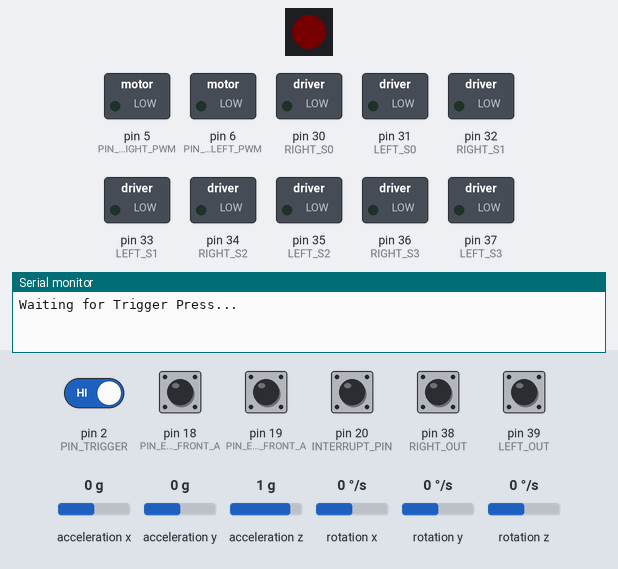
A sketch run on a simulated Arduino Mega 2560, built with avr-gcc and run on an emulated ATmega2560. On the bench: 1 RGB LEDs in strip order, left to right, switched loads named in the sketch (green lamp = pin HIGH), the last lines printed to the serial monitor. The inputs (shaded band) are chosen by the test bench; at power-on: pin 2 (PIN_TRIGGER), pin 18 (PIN_ENCODER_LEFT_FRONT_A), pin 19 (PIN_ENCODER_RIGHT_FRONT_A), pin 20 (INTERRUPT_PIN) HIGH, pin 38 (RIGHT_OUT), pin 39 (LEFT_OUT) LOW, acceleration x 0 g, acceleration y 0 g, acceleration z 1 g, rotation x 0 °/s, rotation y 0 °/s, rotation z 0 °/s. Dim RGB values are drawn brighter than linear; the sensor or clock chip raises its interrupt line as the real part does.

Above: at 2.0 s.
2.1 s: pin 2 (PIN_TRIGGER) driven LOW
At 3.3 s:
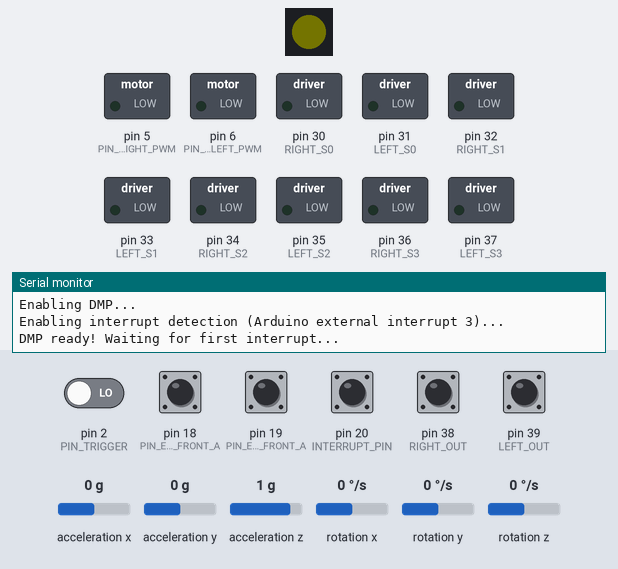
8.1 s: pin 2 (PIN_TRIGGER) driven HIGH
At 10.8 s:
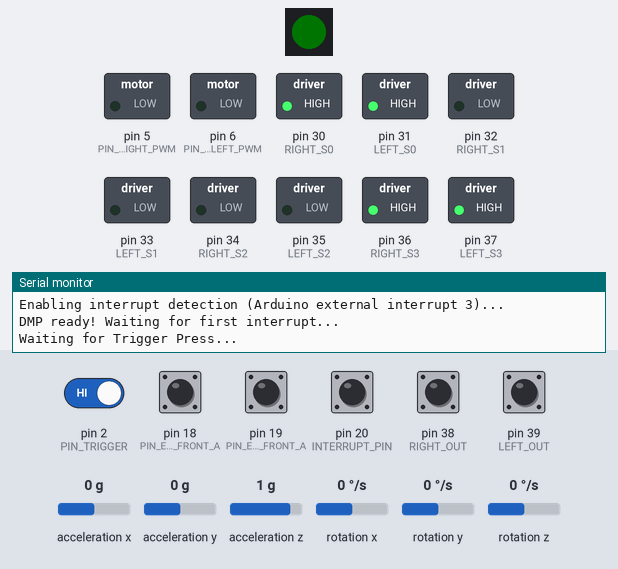
11.1 s: pin 2 (PIN_TRIGGER) driven LOW
At 11.9 s:
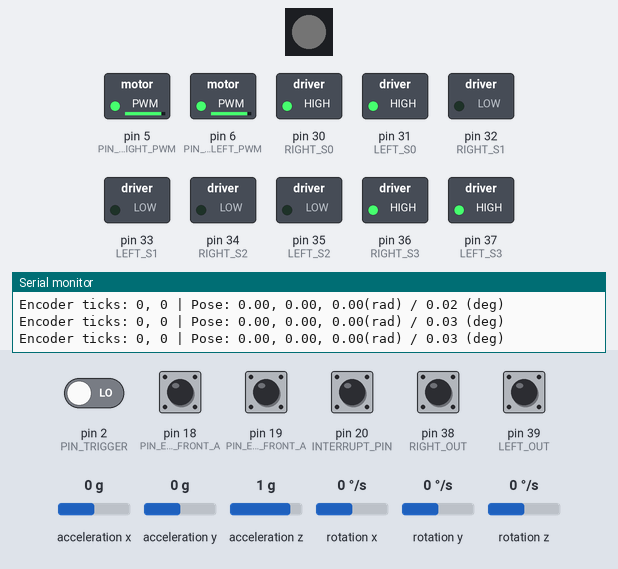
Timing chart, 0 to 21.5 s (numbered marks = the images above; inputs shaded):
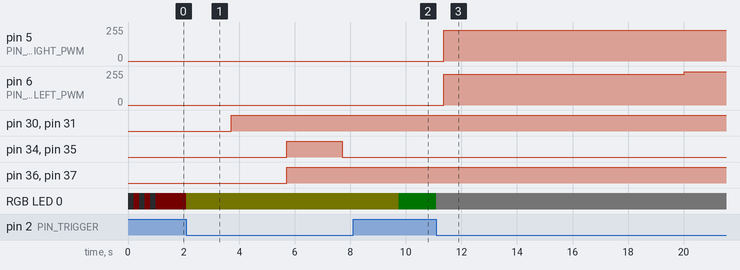

Measured:
- after the input at 2.1 s, pin 30 (RIGHT_S0), pin 31 (LEFT_S0): LOW → HIGH after 1.6 s; pin 34 (RIGHT_S2), pin 35 (LEFT_S2): LOW → HIGH after 3.6 s, → LOW 2.0 s later; pin 36 (RIGHT_S3), pin 37 (LEFT_S3): LOW → HIGH after 3.6 s; RGB LED 0: RGB(1, 0, 0) → RGB(1, 1, 0) at once
- after the input at 8.1 s, pin 5 (PIN_MOTOR_RIGHT_PWM), pin 6 (PIN_MOTOR_LEFT_PWM): stays 0/255 (without the input it goes to 230/255 after 1.9 s)
- after the input at 11.1 s, pin 5 (PIN_MOTOR_RIGHT_PWM): 0/255 → 230/255 after 0.27 s; pin 6 (PIN_MOTOR_LEFT_PWM): 0/255 → 230/255 after 0.27 s, → 250/255 8.7 s later; RGB LED 0: RGB(0, 1, 0) → RGB(1, 1, 1) at once

The sketch:

robot_tour_TESTING_4_23.ino
```cpp
//Robot Tour by Chinmay Govind & Reuben James for Cumberland Valley Science Olympiad

#define PIN_MOTOR_RIGHT_PWM   5 //analog
#define PIN_MOTOR_RIGHT_IN    7 //digital
#define PIN_MOTOR_LEFT_PWM    6 //analog
#define PIN_MOTOR_LEFT_IN     8 //digital
#define PIN_ENCODER_LEFT_FRONT_A    18 //digital (yellow wire), goes high on encoder pulse
#define PIN_ENCODER_RIGHT_FRONT_A    19 //digital (yellow wire), goes high on encoder pulse
#define PIN_ENCODER_LEFT_FRONT_B 22 //digital (white wire), high on forward tick, low on reverse tick
#define PIN_ENCODER_RIGHT_FRONT_B 24 //digital (white wire), high on forward tick, low on reverse tick
#define PIN_MOTOR_ENABLE      3 //digital

//pins for color sensors
#define LEFT_S0   31
#define LEFT_S1   33
#define LEFT_S2   35
#define LEFT_S3   37
#define LEFT_OUT  39
#define RIGHT_S0  30
#define RIGHT_S1  32
#define RIGHT_S2  34
#define RIGHT_S3  36
#define RIGHT_OUT 38

#define PIN_TRIGGER 2
long startMillis = 0;

#include "I2Cdev.h"
#include "MPU6050_6Axis_MotionApps20.h"
#define INTERRUPT_PIN 20

MPU6050 mpu;
double GYRO_TURN_CONSTANT = 0.0000109;
#if I2CDEV_IMPLEMENTATION == I2CDEV_ARDUINO_WIRE
    #include "Wire.h"
#endif

#include <FastLED.h>
#define NUM_LEDS 1    // Number of LEDs in strip (just 1)
#define PIN_LED 4    // Pin for data communications

#define NORTH 0
#define EAST -90
#define WEST 90
#define SOUTH 180
// Define the array of leds
CRGB leds[NUM_LEDS];

int encoderBPins[] = {PIN_ENCODER_LEFT_FRONT_B, PIN_ENCODER_RIGHT_FRONT_B};
int lastEncoderTicks[] = {0, 0};//LF, RF, LB, RB
int encoderTicks[] = {0, 0};//LF, RF, LB, RB

int STRAIGHT_SLOW = 60;//60 80 default, 100 120 on hard surfaces
int STRAIGHT_FAST = 80;
int STRAIGHT_ENDING_SLOW = 44;
int STRAIGHT_ENDING_FAST = 64;
double FORWARD_LR_TOLERANCE = 0.01;
int TURN_SPEED = 80;
int TURN_SLOW = 50;
int FULL_TURN_TICKS = 740;
double TURN_TOLERANCE = 0.04;//if this is too low, it will miss turns.
double TURN_TIME = 1000;

double robotX = 0;
double robotY = 0;
double robotTheta = 0;
double targetTheta = 0;
double targetThetaDeg;
double TICKS_PER_CM = 9.51;
double TICKS_PER_REV = 740;
double SPEED_CONVERSION = 7;//PWM / (cm/s)
double WHEEL_RADIUS = 7.7;

Quaternion quat;
bool dmpReady = false;  // set true if DMP init was successful
uint8_t mpuIntStatus;   // holds actual interrupt status byte from MPU
uint8_t devStatus;      // return status after each device operation (0 = success, !0 = error)
uint16_t packetSize;    // expected DMP packet size (default is 42 bytes)
uint16_t fifoCount;     // count of all bytes currently in FIFO
uint8_t fifoBuffer[64]; // FIFO storage buffer

// orientation/motion vars
VectorInt16 aa;         // [x, y, z]            accel sensor measurements
VectorInt16 aaReal;     // [x, y, z]            gravity-free accel sensor measurements
VectorInt16 aaWorld;    // [x, y, z]            world-frame accel sensor measurements
VectorFloat gravity;    // [x, y, z]            gravity vector
float euler[3];         // [psi, theta, phi]    Euler angle container
float ypr[3];

int colorFrequencies[] = {0, 0, 0, 0, 0, 0};
int colorValues[] = {0, 0, 0, 0, 0, 0};
int defaultColorValues[] = {0, 0, 0, 0, 0, 0};
double colorDistances[] = {0, 0};
int leftRedFrequency, leftGreenFrequency, leftBlueFrequency, rightRedFrequency, rightGreenFrequency, rightBlueFrequency;
int leftRed, leftGreen, leftBlue, rightRed, rightGreen, rightBlue;
int COLOR_THRESHOLD = 75;

void gyroSetup(int calibrationRounds) {
  //mpu setup
  #if I2CDEV_IMPLEMENTATION == I2CDEV_ARDUINO_WIRE
      Wire.begin();
  #elif I2CDEV_IMPLEMENTATION == I2CDEV_BUILTIN_FASTWIRE
      Fastwire::setup(400, true);
  #endif
  Serial.println("Testing MPU connection...");
  mpu.initialize();
  Serial.println(mpu.testConnection() ? "MPU6050 connection successful" : "MPU6050 connection failed");
  Serial.println("Calibrating MPU...");
  //mpu.CalibrateGyro();
  //mpu.CalibrateAccel();

  Serial.println("Initializing DMP...");
  devStatus = mpu.dmpInitialize();
  if (devStatus == 0) {
      // Calibration Time: generate offsets and calibrate our MPU6050
      mpu.CalibrateAccel(calibrationRounds);
      mpu.CalibrateGyro(calibrationRounds);
      mpu.PrintActiveOffsets();
      // turn on the DMP, now that it's ready
      Serial.println(F("Enabling DMP..."));
      mpu.setDMPEnabled(true);

      // enable Arduino interrupt detection
      Serial.print(F("Enabling interrupt detection (Arduino external interrupt "));
      Serial.print(digitalPinToInterrupt(INTERRUPT_PIN));
      Serial.println(F(")..."));
      attachInterrupt(digitalPinToInterrupt(INTERRUPT_PIN), dmpDataReady, RISING);
      mpuIntStatus = mpu.getIntStatus();

      // set our DMP Ready flag so the main loop() function knows it's okay to use it
      Serial.println(F("DMP ready! Waiting for first interrupt..."));
      dmpReady = true;

      // get expected DMP packet size for later comparison
      packetSize = mpu.dmpGetFIFOPacketSize();
  } else {
      // ERROR!
      // 1 = initial memory load failed
      // 2 = DMP configuration updates failed
      // (if it's going to break, usually the code will be 1)
      Serial.print(F("DMP Initialization failed (code "));
      Serial.print(devStatus);
      Serial.println(F(")"));
  }
  delay(1000);//DO NOT REMOVE
}

void colorSensorSetup() {
  // Setting the outputs
  pinMode(LEFT_S0, OUTPUT);
  pinMode(LEFT_S1, OUTPUT);
  pinMode(LEFT_S2, OUTPUT);
  pinMode(LEFT_S3, OUTPUT);
  pinMode(RIGHT_S0, OUTPUT);
  pinMode(RIGHT_S1, OUTPUT);
  pinMode(RIGHT_S2, OUTPUT);
  pinMode(RIGHT_S3, OUTPUT);

  // Setting the sensorOut as an input
  pinMode(LEFT_OUT, INPUT);
  pinMode(RIGHT_OUT, INPUT);

  // Setting frequency scaling to 20%
  digitalWrite(LEFT_S0,HIGH);
  digitalWrite(LEFT_S1,LOW);
  digitalWrite(RIGHT_S0,HIGH);
  digitalWrite(RIGHT_S1,LOW);
  resetDefaultColorValues();
}

void resetDefaultColorValues() {
  readColorValues();
  for (int i = 0; i < 6; i++) {
    defaultColorValues[i] = colorValues[i];
  }
}

//reads color values from back 2 color sensors into colorValues[].
void readColorValues() {
  //read RED
  digitalWrite(LEFT_S2, LOW);
  digitalWrite(LEFT_S3, LOW);
  digitalWrite(RIGHT_S2, LOW);
  digitalWrite(RIGHT_S3, LOW);
  leftRedFrequency = pulseIn(LEFT_OUT, LOW);
  leftRed = map(leftRedFrequency, 40, 180, 255, 0);
  rightRedFrequency = pulseIn(RIGHT_OUT, LOW);
  rightRed = map(rightRedFrequency, 40, 220, 255, 0);
  //read GREEN
  digitalWrite(LEFT_S2, HIGH);
  digitalWrite(LEFT_S3, HIGH);
  digitalWrite(RIGHT_S2, HIGH);
  digitalWrite(RIGHT_S3, HIGH);
  leftGreenFrequency = pulseIn(LEFT_OUT, LOW);
  leftGreen = map(leftGreenFrequency, 55, 225, 255, 0);
  rightGreenFrequency = pulseIn(RIGHT_OUT, LOW);
  rightGreen = map(rightGreenFrequency, 55, 225, 255, 0);
  //read BLUE
  digitalWrite(LEFT_S2, LOW);
  digitalWrite(LEFT_S3, HIGH);
  digitalWrite(RIGHT_S2, LOW);
  digitalWrite(RIGHT_S3, HIGH);
  leftBlueFrequency = pulseIn(LEFT_OUT, LOW);
  leftBlue = map(leftBlueFrequency, 65, 190, 255, 0);
  rightBlueFrequency = pulseIn(RIGHT_OUT, LOW);
  rightBlue = map(rightBlueFrequency, 65, 190, 255, 0);
  int newColorFrequencies[] = {leftRedFrequency, leftGreenFrequency, leftBlueFrequency, rightRedFrequency, rightGreenFrequency, rightBlueFrequency};
  int newColorValues[] = {leftRed, leftGreen, leftBlue, rightRed, rightGreen, rightBlue};
  memcpy(colorFrequencies, newColorFrequencies, sizeof(colorFrequencies));
  memcpy(colorValues, newColorValues, sizeof(colorValues));
  getColorDistance();
}

void getColorDistance() {
  for (int sensor = 0; sensor < 2; sensor++) {
    double sum = 0;
    for (int c = 0; c < 3; c++) {
      sum += pow(colorValues[sensor * 3 + c] - defaultColorValues[sensor * 3 + c], 2);
    }
    sum = pow(sum, 0.5);
    colorDistances[sensor] = sum;
  }
}

//prints color data.
void printColorValues() {
  Serial.print("Color Frequencies: ");
  for (int i = 0; i < 6; i++) {
    Serial.print(colorFrequencies[i]);
    if (i < 5) Serial.print(", ");
  }
  Serial.print( " | Color Values: ");
  for (int i = 0; i < 6; i++) {
    Serial.print(colorValues[i]);
    if (i < 5) Serial.print(", ");
    else Serial.print( " | Color Distances: ");
  }
  Serial.print(colorDistances[0]);
  Serial.print(", ");
  Serial.print(colorDistances[1]);
  Serial.println();
}

void setLED(CRGB::HTMLColorCode color) {
  leds[0] = color;
  FastLED.show();
}

void setSpeed(int val) {
  STRAIGHT_SLOW = val;
  STRAIGHT_FAST = val + 20;
}

void readLFEncoder() {
  readEncoder(0);
}
void readRFEncoder() {
  readEncoder(1);
}
void readEncoder(int wheel) {//0, 1, 2, 3 = LF, RF, LB, RB
  //if going forward, increase motor ticks. otherwise, decrement
  if (digitalRead(encoderBPins[wheel]) == (wheel%2)) { //even wheels need LOW, odd wheels need HIGH
    encoderTicks[wheel]++;
    //Serial.println("Incrementing encoder ticks...");
  } else {
    encoderTicks[wheel]--;
    //Serial.println("Decrementing encoder ticks...");
  }
}

volatile bool mpuInterrupt = false;     // indicates whether MPU interrupt pin has gone high
void dmpDataReady() {
    mpuInterrupt = true;
}

void setMotors(int left, int right) {
  digitalWrite(PIN_MOTOR_ENABLE, HIGH);//enable motor controller
  digitalWrite(PIN_MOTOR_LEFT_IN, (left > 0) ? LOW : HIGH);//set right wheels to CW/CCW
  analogWrite(PIN_MOTOR_LEFT_PWM, abs(left));//set right wheels to left speed
  digitalWrite(PIN_MOTOR_RIGHT_IN, (right > 0) ? LOW : HIGH);//set right wheels to CW/CCW
  analogWrite(PIN_MOTOR_RIGHT_PWM, abs(right));//set right wheels to right speed
}

void forward(double distance, double time) {
  robotX = 0;
  robotY = 0;
  double newDist = distance - 5;//cm
  double newTime = time - 1;//s
  double speed;
  if (time > 0) {
    speed = max(STRAIGHT_SLOW, min(230, SPEED_CONVERSION * (newDist / newTime)));//PWM / (cm/s) * cm/s
  } else {
    speed = STRAIGHT_SLOW;
  }
  double forwardStart = millis();
  //find theta offset
  while (robotX < distance) {
    printInfo();
    updatePose();
    bool slowMode = distance - robotX < 8;
    int slowSpeed = slowMode ? STRAIGHT_ENDING_SLOW : speed;
    int fastSpeed = slowMode ? STRAIGHT_ENDING_FAST : speed + 20;
    if (angularDistance(robotTheta, targetTheta) < -FORWARD_LR_TOLERANCE) {
      //Serial.println("Correcting for left movement by steering right...");
      setMotors(fastSpeed, slowSpeed);
    } else if (angularDistance(robotTheta, targetTheta) > FORWARD_LR_TOLERANCE) {
      //Serial.println("Correcting for right movement by steering left...");
      setMotors(slowSpeed, fastSpeed);
    } else {
      setMotors(slowSpeed, slowSpeed);
    }
  }
  setMotors(0, 0);
  while (millis() - forwardStart < time * 1000) {
    printInfo();
    delay(1);
  }
}

void forwardStall(double distance, double stallTo, double startTime) {
  double time = (millis() - startTime)/1000;
  if (time > stallTo) {
    setSpeed(200);
    forward(distance, -1);
  } else {
    forward(distance, stallTo - time);
  }
}

//Parking code. RAJESH
void park(bool finalPark) {
  robotX = 0;
  robotY = 0;
  double forwardStart = millis();
  bool leftHitTape = false;
  bool rightHitTape = false;
  bool passedTape = false;
  int leftEncoderStart = encoderTicks[0];
  int rightEncoderStart = encoderTicks[1];
  int distance = 40;
  setLED(CRGB::White);
  int cycles = 0;
  resetDefaultColorValues();
  while (robotX < distance) {
    if (!passedTape) {
    cycles++;
    if (cycles%20 == 0) updatePose();
    readColorValues();
    } else {
      updatePose();
      printInfo();
    }
    //printColorValues();
    int slowSpeed = STRAIGHT_SLOW;
    int fastSpeed = STRAIGHT_FAST;
    if (angularDistance(robotTheta, targetTheta) < -FORWARD_LR_TOLERANCE) {
      //Serial.println("Correcting for left movement by steering right...");
      setMotors(fastSpeed, slowSpeed);
    } else if (angularDistance(robotTheta, targetTheta) > FORWARD_LR_TOLERANCE) {
      //Serial.println("Correcting for right movement by steering left...");
      setMotors(slowSpeed, fastSpeed);
    } else {
      setMotors(slowSpeed, slowSpeed);
    }
    if (!passedTape) {
      if (!leftHitTape && colorDistances[0] > COLOR_THRESHOLD) {
        leftHitTape = true;
        setLED(CRGB::Red);
      }
      if (!rightHitTape && colorDistances[1] > COLOR_THRESHOLD) {
        rightHitTape = true;
        setLED(CRGB::Yellow);
      }
      if (leftHitTape && rightHitTape) {
        setLED(CRGB::Blue);
        robotX = distance - (finalPark ? 6.7 : 8.3);
        passedTape = true;
      }
    }
  }
  setMotors(0, 0);
}

//Pre-Parking code. SINGH
void turnToPark(double angle) {
  double targetAngleRad = angle * (PI / 180.0);
  targetTheta = targetAngleRad;
  targetThetaDeg = angle;
  double sign = angularDistance(robotTheta, targetTheta) > 0 ? 1 : -1;
  double turnStart = millis();
  while (abs(angularDistance(robotTheta, targetTheta)) > TURN_TOLERANCE) {
    updatePose();
    printInfo();
    //Serial.println(angularDistance(robotTheta, targetAngle));
    double k = sign * TURN_SPEED;
    if (abs(angularDistance(robotTheta, targetTheta)) < 0.5) {
      k = sign * TURN_SLOW;
    }
    if (k > 0) {
      setMotors(0, k);//positive k means left turn means positive angle change
    } else {
      setMotors(k, 0);
    }
  }
  setMotors(0, 0);
  while (millis() - turnStart < TURN_TIME) {
    printInfo();
    delay(1);
  }
}

void backward(double distance, double time) {
  robotX = 0;
  robotY = 0;
  double newDist = distance - 5;//cm
  double newTime = time - 1;//s
  double speed;
  if (time > 0) {
    speed = max(STRAIGHT_SLOW, min(230, SPEED_CONVERSION * (newDist / newTime)));//PWM / (cm/s) * cm/s
  } else {
    speed = STRAIGHT_SLOW;
  }
  double backwardStart = millis();
  //find theta offset
  while (robotX > -distance) {
    printInfo();
    updatePose();
    bool slowMode = distance - robotX < 8;
    int slowSpeed = slowMode ? STRAIGHT_ENDING_SLOW : speed;
    int fastSpeed = slowMode ? STRAIGHT_ENDING_FAST : speed + 20;
    if (angularDistance(robotTheta, targetTheta) > FORWARD_LR_TOLERANCE) {
      //Serial.println("Correcting for left movement by steering right...");
      setMotors(-fastSpeed, -slowSpeed);
    } else if (angularDistance(robotTheta, targetTheta) < -FORWARD_LR_TOLERANCE) {
      //Serial.println("Correcting for right movement by steering left...");
      setMotors(-slowSpeed, -fastSpeed);
    } else {
      setMotors(-slowSpeed, -slowSpeed);
    }
  }
  setMotors(0, 0);
  while (millis() - backwardStart < time * 1000) {
    printInfo();
    delay(1);
  }
}

//TURNING FUNC
void turnTo(double angle) {
  double targetAngleRad = angle * (PI / 180.0);
  targetTheta = targetAngleRad;
  targetThetaDeg = angle;
  double sign = angularDistance(robotTheta, targetTheta) > 0 ? 1 : -1;
  double turnStart = millis();
  while (abs(angularDistance(robotTheta, targetTheta)) > TURN_TOLERANCE) {
    updatePose();
    printInfo();
    //Serial.println(angularDistance(robotTheta, targetAngle));
    double k = sign * TURN_SPEED;
    if (abs(angularDistance(robotTheta, targetTheta)) < 0.5) {
      k = sign * TURN_SLOW;
    }
    setMotors(-k, k);//positive k means left turn means positive angle change
  }
  setMotors(0, 0);
  while (millis() - turnStart < TURN_TIME) {
    printInfo();
    delay(1);
  }
}

double angularDistance(double a, double b) {//turning distance from a to b
  return abs(a - b) < abs(min(a, b) + 2 * PI - max(a, b)) ? b - a : (min(a, b) + 2 * PI - max(a, b)) * (a > b ? 1 : -1);
}

double lastTime = 0;
double lastGyroTheta = 0;
//SARODE
void updatePose() {
  int differentials[] = {encoderTicks[0] - lastEncoderTicks[0],
  encoderTicks[1] - lastEncoderTicks[1]};

  double dForward = (differentials[0] + differentials[1])/2.0 / TICKS_PER_CM;//forward change in cm
  //double dTime = (millis() - lastTime) / 1000.0;
  if (!delay) dForward *= 3;
  lastTime = millis();
  robotX += dForward * cos(angularDistance(targetTheta, robotTheta));
  robotY += dForward * sin(angularDistance(targetTheta, robotTheta));
  if (!dmpReady) return;
  // read a packet from FIFO
  if (mpu.dmpGetCurrentFIFOPacket(fifoBuffer)) { // Get the Latest packet
  // display Euler angles in degrees
          mpu.dmpGetQuaternion(&quat, fifoBuffer);
          mpu.dmpGetEuler(euler, &quat);
  }
  //robotTheta = -euler[0];
  robotTheta = -euler[0] + (1.16e-6 * (millis() - startMillis));
  for (int i = 0; i < 2; i++) lastEncoderTicks[i] = encoderTicks[i];
}

void printInfo() {
  Serial.print("Encoder ticks: ");
  Serial.print(encoderTicks[0]);
  Serial.print(", ");
  Serial.print(encoderTicks[1]);
  Serial.print(" | Pose: ");
  Serial.print(robotX);
  Serial.print(", ");
  Serial.print(robotY);
  Serial.print(", ");
  Serial.print(angularDistance(targetTheta, robotTheta));
  Serial.print("(rad) / ");
  Serial.print(angularDistance(targetTheta, robotTheta) * (180 / PI));
  Serial.print(" (deg)");
  Serial.println();
}

void stop() {
    Serial.println("Stop Triggered, Shutting Down...");
    digitalWrite(PIN_MOTOR_ENABLE, LOW);//disable motor controller
    setLED(CRGB::Red);
    delay(250);
    exit(0);
}

//Contains setup functions and run code itself.
void setup() {
  Serial.begin(9600);
  //LED Setup.
  FastLED.addLeds<NEOPIXEL, PIN_LED>(leds, NUM_LEDS);
  FastLED.setBrightness(1);
  for (int i = 0; i < 3; i++) {
    setLED(CRGB::Black);
    delay(200);
    setLED(CRGB::Red);
    delay(200);
  }

  Serial.println("\nWaiting for Trigger Press...");
  while (digitalRead(PIN_TRIGGER) == HIGH) {
    //wait
  }
  Serial.println("Trigger Pressed...");
  setLED(CRGB::Yellow);

  //attach encoder interrupts
  attachInterrupt(digitalPinToInterrupt(PIN_ENCODER_LEFT_FRONT_A), readLFEncoder, RISING);
  attachInterrupt(digitalPinToInterrupt(PIN_ENCODER_RIGHT_FRONT_A), readRFEncoder, RISING);
  //attachInterrupt(digitalPinToInterrupt(PIN_ENCODER_LEFT_BACK_A), readLBEncoder, RISING);
  //attachInterrupt(digitalPinToInterrupt(PIN_ENCODER_RIGHT_BACK_A), readRBEncoder, RISING);

  gyroSetup(10);
  colorSensorSetup();
  setLED(CRGB::Green);
  Serial.println("\nWaiting for Trigger Press...");
  while (digitalRead(PIN_TRIGGER) == HIGH) {
    //wait
  }
  setLED(CRGB::White);
  Serial.println("Trigger Pressed...");
  delay(250);
  Serial.println("Starting...");
  startMillis = millis();
  //RUN CODE GOES HERE (TRIPATHI)
  //start: 14
  //gates: 1, 4, 11, 13
  //end: 16
  //time: 58
  robotX = 0;
  robotY = 0;
  robotTheta = 0;
  setSpeed(230);
  TURN_TIME = 2375;
  forward(39, 3);
  turnTo(WEST);
  forward(100, 4);
  turnTo(NORTH);
  forward(75, 4);
  backward(75, 4);
  turnTo(EAST);
  forward(60, 3);
  turnTo(NORTH);
  forward(50, 3);
  turnTo(EAST);
  forward(30, 3);
  backward(30, 3);
  turnTo(NORTH);
  forward(50, 3);
  turnTo(EAST);
  forward(100, 4);
  turnTo(NORTH);
  forward(34, 4);
  backward(30 + 50 + 50 - 7, 10);
}

void loop() {
  // put your main code here, to run repeatedly:
  if (digitalRead(PIN_TRIGGER) == LOW && (millis() - startMillis > 1500)) {
    stop();
  }
  updatePose();
  printInfo();
}
```
